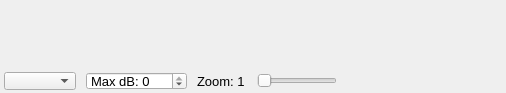
<?xml version="1.0" encoding="UTF-8"?>
<ui version="4.0">
 <class>SpectrumWidgetClass</class>
 <widget class="QWidget" name="SpectrumWidgetClass">
  <property name="geometry">
   <rect>
    <x>0</x>
    <y>0</y>
    <width>506</width>
    <height>93</height>
   </rect>
  </property>
  <property name="sizePolicy">
   <sizepolicy hsizetype="Preferred" vsizetype="Preferred">
    <horstretch>0</horstretch>
    <verstretch>0</verstretch>
   </sizepolicy>
  </property>
  <property name="windowTitle">
   <string>SpectrumWidget</string>
  </property>
  <layout class="QVBoxLayout" name="verticalLayout">
   <property name="spacing">
    <number>0</number>
   </property>
   <property name="leftMargin">
    <number>0</number>
   </property>
   <property name="topMargin">
    <number>0</number>
   </property>
   <property name="rightMargin">
    <number>0</number>
   </property>
   <property name="bottomMargin">
    <number>0</number>
   </property>
   <item>
    <widget class="QFrame" name="widgetFrame">
     <property name="sizePolicy">
      <sizepolicy hsizetype="Preferred" vsizetype="Preferred">
       <horstretch>0</horstretch>
       <verstretch>0</verstretch>
      </sizepolicy>
     </property>
     <property name="frameShape">
      <enum>QFrame::NoFrame</enum>
     </property>
     <property name="frameShadow">
      <enum>QFrame::Plain</enum>
     </property>
     <layout class="QVBoxLayout" name="verticalLayout_2">
      <property name="spacing">
       <number>0</number>
      </property>
      <property name="leftMargin">
       <number>0</number>
      </property>
      <property name="topMargin">
       <number>0</number>
      </property>
      <property name="rightMargin">
       <number>0</number>
      </property>
      <property name="bottomMargin">
       <number>0</number>
      </property>
      <item>
       <widget class="QFrame" name="plotFrame">
        <property name="sizePolicy">
         <sizepolicy hsizetype="Preferred" vsizetype="Preferred">
          <horstretch>0</horstretch>
          <verstretch>0</verstretch>
         </sizepolicy>
        </property>
        <property name="minimumSize">
         <size>
          <width>0</width>
          <height>0</height>
         </size>
        </property>
        <property name="frameShape">
         <enum>QFrame::NoFrame</enum>
        </property>
        <property name="frameShadow">
         <enum>QFrame::Raised</enum>
        </property>
       </widget>
      </item>
      <item>
       <widget class="QFrame" name="labelFrame">
        <property name="minimumSize">
         <size>
          <width>0</width>
          <height>10</height>
         </size>
        </property>
        <property name="maximumSize">
         <size>
          <width>16777215</width>
          <height>15</height>
         </size>
        </property>
        <property name="frameShape">
         <enum>QFrame::NoFrame</enum>
        </property>
        <property name="frameShadow">
         <enum>QFrame::Raised</enum>
        </property>
       </widget>
      </item>
      <item>
       <widget class="QFrame" name="controlFrame">
        <property name="minimumSize">
         <size>
          <width>0</width>
          <height>24</height>
         </size>
        </property>
        <property name="maximumSize">
         <size>
          <width>16777215</width>
          <height>24</height>
         </size>
        </property>
        <property name="frameShape">
         <enum>QFrame::NoFrame</enum>
        </property>
        <property name="frameShadow">
         <enum>QFrame::Raised</enum>
        </property>
        <layout class="QHBoxLayout" name="horizontalLayout_2">
         <property name="spacing">
          <number>10</number>
         </property>
         <property name="leftMargin">
          <number>4</number>
         </property>
         <property name="topMargin">
          <number>2</number>
         </property>
         <property name="rightMargin">
          <number>2</number>
         </property>
         <property name="bottomMargin">
          <number>2</number>
         </property>
         <item>
          <widget class="QComboBox" name="displayBox">
           <property name="maximumSize">
            <size>
             <width>80</width>
             <height>18</height>
            </size>
           </property>
           <property name="font">
            <font>
             <pointsize>8</pointsize>
            </font>
           </property>
          </widget>
         </item>
         <item>
          <widget class="QSpinBox" name="maxDbBox">
           <property name="minimumSize">
            <size>
             <width>90</width>
             <height>0</height>
            </size>
           </property>
           <property name="maximumSize">
            <size>
             <width>16777215</width>
             <height>18</height>
            </size>
           </property>
           <property name="font">
            <font>
             <pointsize>10</pointsize>
            </font>
           </property>
           <property name="prefix">
            <string>Max dB: </string>
           </property>
           <property name="minimum">
            <number>-140</number>
           </property>
           <property name="maximum">
            <number>0</number>
           </property>
           <property name="singleStep">
            <number>5</number>
           </property>
           <property name="value">
            <number>0</number>
           </property>
          </widget>
         </item>
         <item>
          <widget class="QLabel" name="zoomLabel">
           <property name="minimumSize">
            <size>
             <width>50</width>
             <height>0</height>
            </size>
           </property>
           <property name="maximumSize">
            <size>
             <width>50</width>
             <height>18</height>
            </size>
           </property>
           <property name="font">
            <font>
             <pointsize>10</pointsize>
            </font>
           </property>
           <property name="text">
            <string>Zoom: 1 X</string>
           </property>
          </widget>
         </item>
         <item>
          <widget class="QSlider" name="zoomSlider">
           <property name="minimumSize">
            <size>
             <width>80</width>
             <height>0</height>
            </size>
           </property>
           <property name="maximumSize">
            <size>
             <width>80</width>
             <height>18</height>
            </size>
           </property>
           <property name="font">
            <font>
             <pointsize>10</pointsize>
            </font>
           </property>
           <property name="minimum">
            <number>10</number>
           </property>
           <property name="maximum">
            <number>100</number>
           </property>
           <property name="pageStep">
            <number>10</number>
           </property>
           <property name="orientation">
            <enum>Qt::Horizontal</enum>
           </property>
           <property name="tickPosition">
            <enum>QSlider::NoTicks</enum>
           </property>
          </widget>
         </item>
         <item>
          <spacer name="horizontalSpacer">
           <property name="orientation">
            <enum>Qt::Horizontal</enum>
           </property>
           <property name="sizeHint" stdset="0">
            <size>
             <width>40</width>
             <height>20</height>
            </size>
           </property>
          </spacer>
         </item>
         <item>
          <widget class="QFrame" name="cursorLabel">
           <property name="sizePolicy">
            <sizepolicy hsizetype="Preferred" vsizetype="Fixed">
             <horstretch>0</horstretch>
             <verstretch>0</verstretch>
            </sizepolicy>
           </property>
           <property name="minimumSize">
            <size>
             <width>120</width>
             <height>0</height>
            </size>
           </property>
           <property name="maximumSize">
            <size>
             <width>80</width>
             <height>18</height>
            </size>
           </property>
           <property name="frameShape">
            <enum>QFrame::NoFrame</enum>
           </property>
           <property name="frameShadow">
            <enum>QFrame::Raised</enum>
           </property>
          </widget>
         </item>
        </layout>
       </widget>
      </item>
     </layout>
    </widget>
   </item>
  </layout>
 </widget>
 <layoutdefault spacing="6" margin="11"/>
 <resources/>
 <connections/>
</ui>
